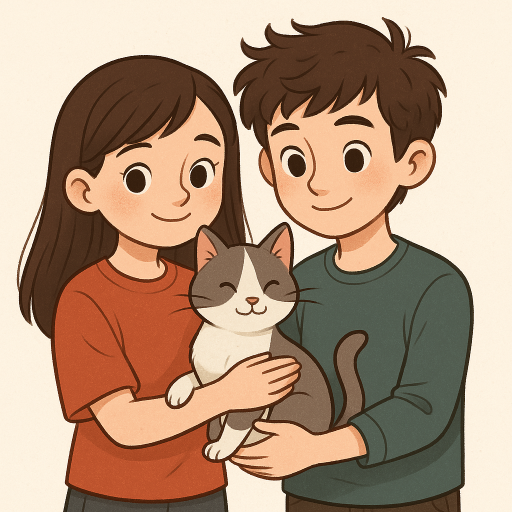
#> input picture phase2/ChatGPT Image Mar 29, 2025 at 01_22_43 PM.png, 1024 x 1024 px, found by its file name (shown at 1/2 size)
$ python crop.py
#> lines starting #> are read from the running program, lines starting #| are printed output that depends on the picture
import cv2

image = cv2.imread("/Users/aditi/Desktop/opencv/phase2/ChatGPT Image Mar 29, 2025 at 01_22_43 PM.png")
#> image is the input picture: shape (1024, 1024, 3); mean B, G, R 125.3, 148.8, 178

if image is None:
    print("Image not found")
else:
    print("Image load successfully")
    crop = image[100:600,200:800]
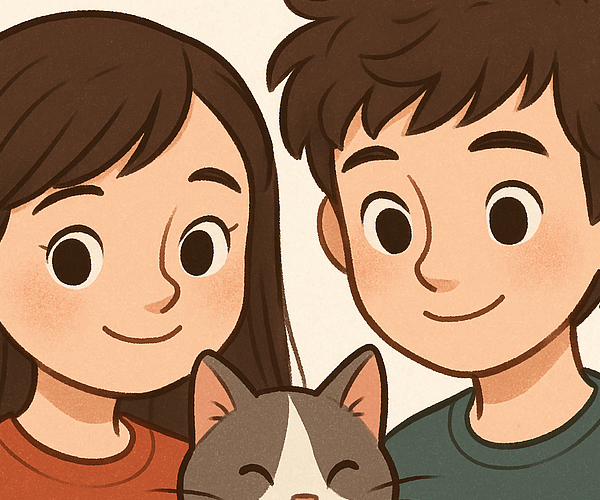
#> crop: shape (500, 600, 3); mean B, G, R 99.2, 127.1, 164.8
    cv2.imshow("orignal_image", image)
    cv2.imshow("resize_image",crop)
    cv2.waitKey(0)
    cv2.destroyAllWindows()
